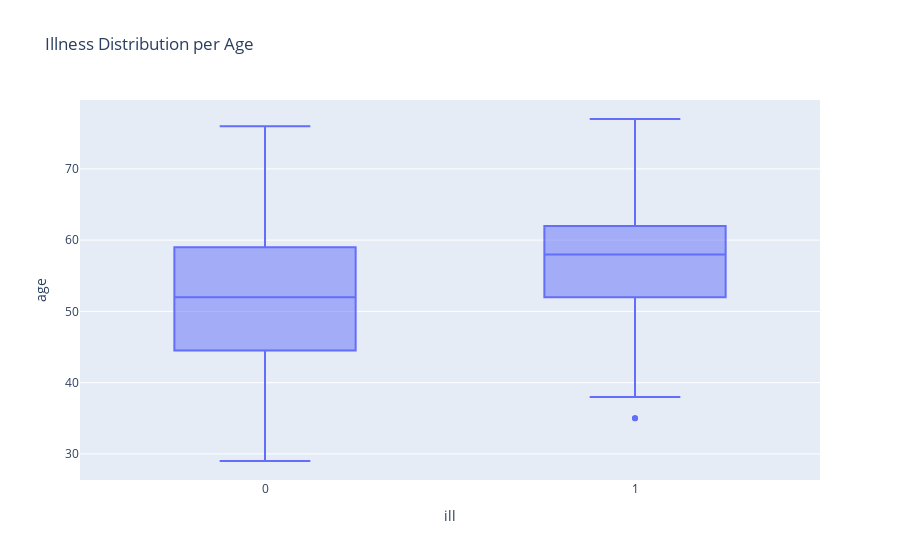

The cell this chart's notebook holds for it:
### Code cell
px.box(df, x='ill', y = 'age', title='Illness Distribution per Age')

### Figure 1 — Plotly figure (JSON) as saved in the notebook; plotly's stock layout.template omitted (floating-point values rounded to 4 significant figures; data arrays with more than 128 entries replaced by an {"elided": "..."} marker saying what was removed)
{"data": [{"alignmentgroup": "True", "hovertemplate": "ill=%{x}<br>age=%{y}<extra></extra>", "legendgroup": "", "marker": {"color": "#636efa"}, "name": "", "notched": false, "offsetgroup": "", "orientation": "v", "showlegend": false, "type": "box", "x": {"elided": "303 int values"}, "x0": " ", "xaxis": "x", "y": {"elided": "303 int values"}, "y0": " ", "yaxis": "y"}], "layout": {"boxmode": "group", "legend": {"tracegroupgap": 0}, "title": {"text": "Illness Distribution per Age"}, "xaxis": {"anchor": "y", "domain": [0, 1], "title": {"text": "ill"}}, "yaxis": {"anchor": "x", "domain": [0, 1], "title": {"text": "age"}}}}
